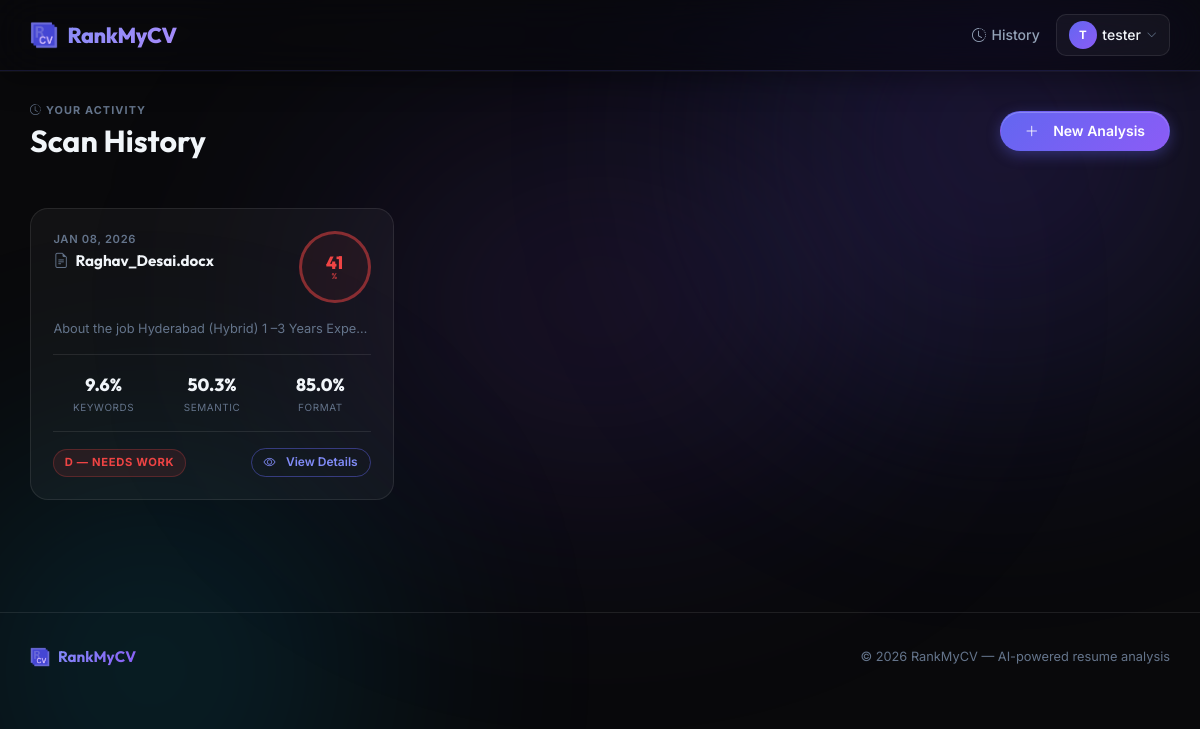
Page /history/ (signed in) on the committed database.
### apps/analyzer/models.py (models this page shows, shortened)
class AnalysisResult(models.Model):
    user = models.ForeignKey(User, on_delete=models.CASCADE, null=True, blank=True)
    created_at = models.DateTimeField(auto_now_add=True)
    job_description_snippet = models.TextField(help_text="Snippet of JD for reference")
    job_description_full = models.TextField(default="", blank=True, help_text="Full JD text for AI features")
    resume_filename = models.CharField(max_length=255)
    final_score = models.FloatField()
    keyword_score = models.FloatField()
    semantic_score = models.FloatField()
    formatting_score = models.FloatField()
    full_text = models.TextField(default="", blank=True)
    data = models.JSONField(default=dict)
    class Meta:
        ordering = ['-created_at']

### apps/analyzer/views.py (the view)
# urls.py: path('history/', AnalysisHistoryView.as_view(), name='history'),
class AnalysisHistoryView(LoginRequiredMixin, ListView):
    model = AnalysisResult
    template_name = 'analyzer/history.html'
    context_object_name = 'object_list'
    def get_queryset(self):
        return AnalysisResult.objects.filter(user=self.request.user)

### apps/analyzer/templates/analyzer/history.html (shortened to what this page needs)
{% extends 'base.html' %}
{% block content %}
<div class="d-flex flex-wrap align-items-center justify-content-between gap-3 mb-5 animate-fade-in">
    <div>
        <p class="section-label mb-1"><i class="bi bi-clock-history me-1"></i>Your Activity</p>
        <h1 style="font-size:1.9rem;margin:0;">Scan History</h1>
    </div>
    <a href="{% url 'analyzer:home' %}" class="btn btn-primary rounded-pill px-4">
        <i class="bi bi-plus-lg me-2"></i>New Analysis
    </a>
</div>
<div class="row row-cols-1 row-cols-md-2 row-cols-xl-3 g-4 animate-slide-up">
    {% for scan in object_list %}
    {% with score=scan.final_score %}
    <div class="col">
        <div class="history-card">
            <div class="d-flex align-items-start justify-content-between gap-2 mb-3">
                <div style="min-width:0;">
                    <p style="font-size:0.7rem;color:var(--text-3);text-transform:uppercase;letter-spacing:0.06em;font-weight:600;margin:0 0 0.2rem;">
                        {{ scan.created_at|date:"M d, Y" }}
                    </p>
                    <h6 class="text-truncate mb-0" title="{{ scan.resume_filename }}"
                        style="font-weight:700;color:var(--text-1);font-size:0.95rem;">
                        <i class="bi bi-file-earmark-text me-1" style="color:var(--text-3);"></i>
                        {{ scan.resume_filename }}
                    </h6>
                </div>
                <div class="mini-score-ring flex-shrink-0
                    {% if score >= 90 %}ring-s
                    {% elif score >= 75 %}ring-a
                    {% elif score >= 60 %}ring-b
                    {% elif score >= 45 %}ring-c
                    {% else %}ring-d{% endif %}">
                    {{ score|floatformat:0 }}
                    <small>%</small>
                </div>
            </div>
            <p class="text-truncate mb-0"
                style="font-size:0.8rem;color:var(--text-3);line-height:1.5;" title="{{ scan.job_description_snippet }}">
                {{ scan.job_description_snippet }}
            </p>
            <div class="sub-score-row">
                <div class="sub-score-item">
                    <span class="val">{{ scan.keyword_score }}%</span>
                    <span class="lbl">Keywords</span>
                </div>
                <div class="sub-score-item">
                    <span class="val">{{ scan.semantic_score }}%</span>
                    <span class="lbl">Semantic</span>
                </div>
                <div class="sub-score-item">
                    <span class="val">{{ scan.formatting_score }}%</span>
                    <span class="lbl">Format</span>
                </div>
            </div>
            <div class="d-flex align-items-center justify-content-between mt-3 pt-3"
                style="border-top:1px solid var(--card-border);">
                <span style="
                    font-size:0.7rem;font-weight:700;text-transform:uppercase;letter-spacing:0.06em;
                    padding:0.25rem 0.65rem;border-radius:99px;
                    {% if score >= 90 %}color:var(--tier-s);background:rgba(34,197,94,0.1);border:1px solid rgba(34,197,94,0.25);
                    {% elif score >= 75 %}color:var(--tier-a);background:rgba(99,102,241,0.1);border:1px solid rgba(99,102,241,0.25);
                    {% elif score >= 60 %}color:var(--tier-b);background:rgba(245,158,11,0.1);border:1px solid rgba(245,158,11,0.25);
                    {% elif score >= 45 %}color:var(--tier-c);background:rgba(249,115,22,0.1);border:1px solid rgba(249,115,22,0.25);
                    {% else %}color:var(--tier-d);background:rgba(239,68,68,0.1);border:1px solid rgba(239,68,68,0.25);
                    {% endif %}">
                    {% if score >= 90 %}S — Outstanding
                    {% elif score >= 75 %}A — Strong
                    {% elif score >= 60 %}B — Good
                    {% elif score >= 45 %}C — Fair
                    {% else %}D — Needs Work{% endif %}
                </span>
                <a href="{% url 'analyzer:detail' scan.pk %}"
                    class="btn btn-outline-primary btn-sm rounded-pill"
                    style="font-size:0.75rem;">
                    <i class="bi bi-eye me-1"></i>View Details
                </a>
            </div>
        </div>
    </div>
    {% endwith %}
    {% endfor %}
</div>
{% endblock %}

### apps/core/templates/base.html (shortened to what this page needs)
{% load static %}
<!DOCTYPE html>
<html lang="en">
<head>
    <link rel="stylesheet" href="https://cdn.jsdelivr.net/npm/bootstrap-icons@1.11.1/font/bootstrap-icons.css">
    <link rel="stylesheet" href="{% static 'core/css/style.css' %}">
</head>
<body>
    <div class="ambient-glow" aria-hidden="true"></div>
    <nav class="navbar">
        <div class="container">
            <a class="navbar-brand" href="{% url 'analyzer:home' %}">
                <img src="{% static 'core/img/RankMyCV_favicon.png' %}" height="28" alt="RankMyCV">
                RankMyCV
            </a>
            <div class="navbar-collapse" id="navbarCollapse">
                <ul class="navbar-nav">
                    {% if user.is_authenticated %}
                    <li class="nav-item">
                        <a class="nav-link" href="{% url 'analyzer:history' %}">
                            <i class="bi bi-clock-history"></i> History
                        </a>
                    </li>
                    <li class="nav-item" style="position:relative;">
                        <button class="nav-link" id="userDropdownBtn" style="background:rgba(255,255,255,0.04);border:1px solid var(--card-border);border-radius:var(--radius-md);">
                            <span style="width:28px;height:28px;border-radius:50%;background:linear-gradient(135deg,var(--primary),var(--violet));display:inline-flex;align-items:center;justify-content:center;font-size:0.72rem;font-weight:700;color:#fff;flex-shrink:0;">
                                {{ user.username|first|upper }}
                            </span>
                            <span style="font-size:0.875rem;color:var(--text-1);">{{ user.username }}</span>
                            <i class="bi bi-chevron-down" style="font-size:0.65rem;color:var(--text-3);"></i>
                        </button>
                    </li>
                    {% endif %}
                </ul>
            </div>
        </div>
    </nav>
    <div style="height:70px;"></div>
    <main class="container" style="padding-top:2rem;padding-bottom:2rem;">
        {% block content %}{% endblock %}
    </main>
    <footer>
        <div class="container">
            <div class="d-flex flex-md-row flex-column align-items-center justify-content-between gap-3">
                <div class="d-flex align-items-center gap-2">
                    <img src="{% static 'core/img/RankMyCV_favicon.png' %}" height="20" alt="">
                    <span style="font-family:'Outfit',sans-serif;font-weight:700;font-size:0.95rem;" class="text-gradient">RankMyCV</span>
                </div>
                <p style="font-size:0.8rem;color:var(--text-3);margin:0;">
                    &copy; 2026 RankMyCV &mdash; AI-powered resume analysis
                </p>
            </div>
        </div>
    </footer>
</body>
</html>

### rows in the picture
AnalysisResult: created_at "JAN 08, 2026", resume_filename "Raghav_Desai.docx", final_score "41", job_description_snippet "About the job Hyderabad (Hybrid) 1 –3 Years Expe…", keyword_score "9.6", semantic_score "50.3", formatting_score "85.0", shows "D — NEEDS WORK"

### other values in the picture
{{ user.username|first|upper }} "T"
{{ user.username }} "tester"
